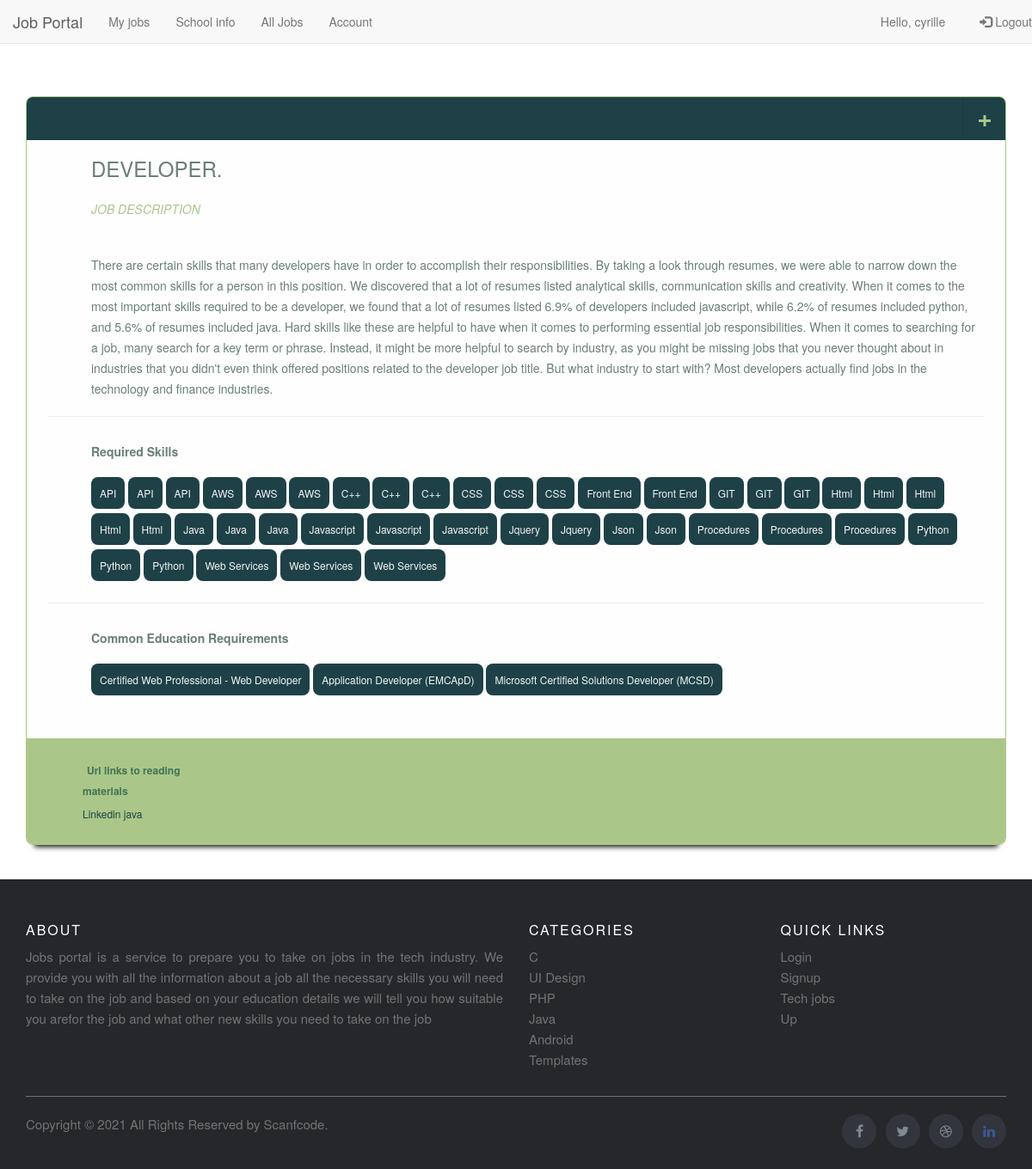
The app's page /jobinfo/developer/ (signed in) with its own data.
### account/models.py (models this page shows, shortened)
class Account(AbstractBaseUser):
    username=models.CharField( verbose_name="username" ,max_length=50 ,unique=True)
    email=models.EmailField( verbose_name="email" ,max_length=254 ,unique=True)
    date_joined=models.DateTimeField(verbose_name="date-joined", auto_now_add=True)
    last_login=models.DateTimeField(verbose_name="last-login",auto_now_add=True)
    is_admin = models.BooleanField(default=False)
    is_active = models.BooleanField(default=True)
    is_staff = models.BooleanField(default=False)
    is_superuser = models.BooleanField(default=False)
    user_password=models.CharField(max_length=50)
    user_passwordRepeat=models.CharField(max_length=50)
    USERNAME_FIELD= "email"
    REQUIRED_FIELDS=["username"]
    objects=MyaccountManager()

### job/models.py (models this page shows, shortened)
class Job(models.Model):
    job_id=models.CharField(max_length=50,null=False,blank=False,primary_key=True)
    job_name=models.CharField(max_length=50,null=False,blank=False)
    job_description=models.CharField(max_length=500,null=False,blank=False)
    job_thumnail=models.ImageField(upload_to=upload_location,default='displayjob/default/download.jpeg')
    job_average_salary=models.IntegerField()
    job_skill_id=models.ManyToManyField(Skill,through='Job_skill')
    slug=models.SlugField()
    job_education=models.JSONField()

class Job_skill(models.Model):
    inter_job_id=models.ForeignKey(Job,on_delete=models.CASCADE)
    inter_skill_id=models.ForeignKey(Skill,on_delete=models.CASCADE)
    class Meta:
        unique_together=[['inter_job_id','inter_skill_id']]

class Skill(models.Model):
    skill_id=models.CharField(max_length=25,null=False,blank=False,primary_key=True)
    skill_name=models.CharField(max_length=50,null=False,blank=False)
    skills_desc=models.CharField(max_length=50,null=False,blank=False)
    skill_type=models.CharField(max_length=50,null=False,blank=False)
    skill_material_id=models.ManyToManyField(materials_table,through='Material_skill')
    def __str__(self):
        return str(self.skill_name)

class materials_table(models.Model):
    material_id=models.CharField(max_length=50,null=False,blank=False,primary_key=True)
    material_name=models.CharField(max_length=50,null=False,blank=False)
    skill_gained=models.CharField(max_length=50,null=False,blank=False)
    material_type=models.CharField(max_length=50,null=False,blank=False)
    material_url=models.URLField(max_length=200)
    def __str__(self):
        return str(self.material_name)

### displayjob/views.py (the view)
# urls.py: path('jobinfo/<username>/',displayview.jobinfo,name='jobinfo'),
def jobinfo(request,username):
    user=request.user
    if user.is_authenticated:
        job=Job.objects.all().filter(slug=username)
        """
        sanitize the job name by removing - and adding a fullstop at the end
        """
        name=username.replace("-",' ')
        name=name+"."
        skill=Job_skill.objects.all().filter(inter_job_id__job_name=name)
        mamerials=Material_skill.objects.all().filter(inter_skills_id__skill_name='Java')
        mamerials=(materials_table.objects.all().filter(material_name=mamerials[0].inter_material_id))
        return render(request,'displayjob/html/jobinfo.html',{'username':job,'skills':skill,'name':'Job info','materials':mamerials})
    else:
        return redirect('login')

### displayjob/templates/displayjob/html/jobinfo.html (shortened to what this page needs)
{% extends 'displayjob/html/base.html' %}
{%block content%}
<div class="wrapper" style="margin-top: 14vh;width: 95%;">
    <div class="top-panel">
      <div class="right username" id="initial">+
      </div>
    </div>
      <div class="content">
        {%for job in username%}
        <div class="contact-info">
          <h1>
              {{job.job_name}}</h1>
          <h2>Job Description</h2>
          <p>{{job.job_description}}</p>
          <hr />
           <dl>
             <dt>Required Skills</dt>
             {%for skill in skills%}
            <dd>{{skill.inter_skill_id}}</dd>
            {%endfor%}
           </dl>
           <hr />
            <dl>
              <dt>Common Education Requirements</dt>
              {%for edu  in job.job_education%}
             <dd>{{edu}}</dd>
             {%endfor%}
            </dl>
        </div>
        <div class="wepa">
          <table>
            <thead>
              <th><span class="entypo-monitor"></span> Url links to reading materials</th>
            </thead>
            <tbody>
              <tr>
              <td>
              {%for material in materials%}
                <a href="{{material.material_url}}">{{material.material_name}}</a>
                {%endfor%}
                </td>
              </tr>
            </tbody>
          </table>
        </div>
      </div>
  </div>
  {%endfor%}
{%endblock%}

### displayjob/templates/displayjob/html/base.html (shortened to what this page needs)
{% load static %}
<!DOCTYPE html>
<html lang="en">
<head>
  <link rel="stylesheet" type="text/css" href="{% static 'style.css' %}" />
  <link rel="stylesheet" href="https://maxcdn.bootstrapcdn.com/bootstrap/3.3.6/css/bootstrap.min.css">
  <link rel="stylesheet" href="https://maxcdn.bootstrapcdn.com/font-awesome/4.7.0/css/font-awesome.min.css" type="text/css">
</head>
<body>
  <body>
    <nav class="navbar navbar-default navbar-fixed-top" id="top">
      <div class="container-fluid">
        <div class="navbar-header">
          <p><a href="{% url 'home' %}" class="navbar-brand">Job Portal</a></p>
        </div>
        <div class="collapse navbar-collapse" id="navopenclose">
          {% if request.user.is_authenticated %}
          <ul class="nav navbar-nav">
            <li class="dropdown">
              <a href="{% url 'login' %}">My jobs
              </a>
            </li>
            <li class="dropdown">
              <a href="{% url 'school' %}">School info
              </a>
            </li>
            <li class="dropdown">
              <a href="{% url 'alljobs' %}">All Jobs
              </a>
            </li>
            <li class="dropdown">
              <a href="{% url 'login' %}">Account
              </a>
            </li>
         </ul>
         {%endif%}
          <ul class="nav navbar-nav navbar-right">
            {% if request.user.is_authenticated %}
            <li><a>Hello, {{request.user.username}}</a></li>
            <li><a href="{% url 'logout' %}" class="navbar-right" style="margin-left: 10px;"><i class="glyphicon glyphicon-log-in"></i> Logout</a></li>
            {% else %}
            <li><a href="{% url 'login' %}" class="navbar-right"><i class="glyphicon glyphicon-log-in"></i> Login</a></li>
            <li><a href="{% url 'signup' %}"><i class="glyphicon glyphicon-user"></i> Sign UP</a></li>
            {% endif %}
          </ul>
    </nav>
    {% block content %} {%endblock%}
      <footer class="site-footer" >
        <div class="container">
          <div class="row">
            <div class="col-sm-12 col-md-6">
              <h6>About</h6>
              <p class="text-justify">Jobs portal is a service to prepare you to take on jobs in the tech industry. We provide you with all the information about a job all the necessary skills you will need to take on the job and based on your education details we will tell you how suitable you arefor the job and what other new skills you need to take on the job</p>
            </div>
            <div class="col-xs-6 col-md-3">
              <h6>Categories</h6>
              <ul class="footer-links">
                <li><a href="http://scanfcode.com/category/c-language/">C</a></li>
                <li><a href="http://scanfcode.com/category/front-end-development/">UI Design</a></li>
                <li><a href="http://scanfcode.com/category/back-end-development/">PHP</a></li>
                <li><a href="http://scanfcode.com/category/java-programming-language/">Java</a></li>
                <li><a href="http://scanfcode.com/category/android/">Android</a></li>
                <li><a href="http://scanfcode.com/category/templates/">Templates</a></li>
              </ul>
            </div>
            <div class="col-xs-6 col-md-3">
              <h6>Quick Links</h6>
              <ul class="footer-links">
                <li><a href="{% url 'login'%}">Login</a></li>
                <li><a href="{% url 'signup'%}">Signup</a></li>
                <li><a href="{% url 'login'%}">Tech jobs</a></li>
                <li><a href="#top">Up</a></li>
              </ul>
            </div>
          </div>
          <hr>
        </div>
        <div class="container">
          <div class="row">
            <div class="col-md-8 col-sm-6 col-xs-12">
              <p class="copyright-text">Copyright &copy; <script>document.write(new Date().getFullYear())</script>  All Rights Reserved by
           <a href="#">Scanfcode</a>.
              </p>
            </div>
            <div class="col-md-4 col-sm-6 col-xs-12">
              <ul class="social-icons">
                <li><a class="facebook" href="#"><i class="fa fa-facebook"></i></a></li>
                <li><a class="twitter" href="#"><i class="fa fa-twitter"></i></a></li>
                <li><a class="dribbble" href="#"><i class="fa fa-dribbble"></i></a></li>
                <li><a class="linkedin" href="#"><i class="fa fa-linkedin"></i></a></li>
              </ul>
            </div>
          </div>
        </div>
  </footer>
  </body>
</body>
</html>

### static/style.css (style rules this page uses)
* { margin: 0; padding: 0; }
h2 { color: black; }
.fa-linkedin { color:#3b5998; }
.site-footer { background-color:#26272b; padding:45px 0 20px; font-size:15px; line-height:24px; color:#737373; width: 100%; }
.site-footer hr { border-top-color:#bbb; opacity:0.5 }
.site-footer h6 { color:#fff; font-size:16px; text-transform:uppercase; margin-top:5px; letter-spacing:2px }
.site-footer a { color:#737373; }
.footer-links { padding-left:0; list-style:none }
.footer-links li { display:block }
.footer-links a { color:#737373 }
.site-footer .social-icons { text-align:right }
.site-footer .social-icons a { width:40px; height:40px; line-height:40px; margin-left:6px; margin-right:0; border-radius:100%; background-color:#33353d }
.copyright-text { margin:0 }
.social-icons { padding-left:0; margin-bottom:0; list-style:none }
.social-icons li { display:inline-block; margin-bottom:4px }
.social-icons a { background-color:#eceeef; color:#818a91; font-size:16px; display:inline-block; line-height:44px; width:44px; height:44px; text-align:center; margin-right:8px; border-radius:100%; -webkit-transition:all .2s linear; -o-transition:all .2s linear; transition:all .2s linear }
.wrapper { position: relative; overflow: hidden; margin: 40px auto; padding: 0; width: 640px; background-color: #FEFEFE; border: 1px solid #AAC789; -webkit-border-radius: 8px; -moz-border-radius: 8px; border-radius: 8px; -webkit-box-shadow: 0 12px 6px -10px black; -moz-box-shadow: 0 12px 6px -10px black; box-shadow: 0 12px 6px -10px black; }
.wrapper .top-panel { width: 100%; height: 50px; background-color: #1E4147; }
.wrapper .username { overflow: hidden; position: absolute; top: 0; right: 0; height: 48px; width: 50px; text-align: center; line-height: 46px; font-size: 30px; font-weight: 700; color: #AAC789; border-left: solid 2px #1c3e43; cursor: pointer; }
.content { color: #6a7f75; font-weight: 400; }
.contact-info { margin-bottom: 0px; padding: 0 25px 25px; }
.contact-info h1 { display: block; width: 100%; padding-left: 50px; font-size: 24px; text-transform: uppercase; }
.contact-info h2 { display: block; width: 100%; padding: 7px 0 14px 50px; font-size: 14px; color: #AAC789; text-transform: uppercase; font-style: italic; }
.contact-info p { padding: 20px 0 0 50px; margin: 0; line-height: 24px; font-size: 14px; font-weight: 300; }
.contact-info dl { padding: 10px 0 0 50px; }
.contact-info dl dt { margin-bottom: 20px; font-weight: 600; }
.contact-info dl dd { display: inline-table; width: auto; font-size: 12px; padding: 10px; margin-bottom: 5px; text-align: center; background-color: #1E4147; color: #F3F5F4; cursor: pointer; -webkit-border-radius: 8px; -moz-border-radius: 8px; border-radius: 8px; }
.wepa { padding: 25px; background-color: #AAC789; }
.wepa table { margin-left: 40px; font-size: 12px; color: #437356; }
.wepa table thead th { padding-bottom: 5px; line-height: 24px; width: 160px; text-align: left; font-weight: 600; }
.wepa table tr td { line-height: 20px; }
.wepa .entypo-lock, .wepa .entypo-monitor, .wepa .entypo-mail, .wepa .entypo-mobile, .wepa .entypo-map, .wepa .entypo-user-add { padding-right: 5px; font-size: 12px; color: #437356; }
.wepa table tr td a { text-decoration: none; color: #1E4147; }

### records on screen
Account: user.username "cyrille"
Job: job_name "DEVELOPER.", job_description "There are certain skills that many developers have in order to accomplish their responsibilities. By taking a look through resumes, we were able to narrow down the most common skills for a person in this position. We discovered that a lot of resumes listed analytical skills, communication skills and creativity. When it comes to the most important skills required to be a developer, we found that a lot of resumes listed 6.9% of developers included javascript, while 6.2% of resumes included python, and 5.6% of resumes included java. Hard skills like these are helpful to have when it comes to performing essential job responsibilities. When it comes to searching for a job, many search for a key…", job_education "Certified Web Professional - Web Developer" "Application Developer (EMCApD)" "Microsoft Certified Solutions Developer (MCSD)"
Job_skill: inter_skill_id "API"
Job_skill: inter_skill_id "API"
Job_skill: inter_skill_id "API"
Job_skill: inter_skill_id "AWS"
Job_skill: inter_skill_id "AWS"
Job_skill: inter_skill_id "AWS"
Job_skill: inter_skill_id "C++"
Job_skill: inter_skill_id "C++"
Job_skill: inter_skill_id "C++"
Job_skill: inter_skill_id "CSS"
Job_skill: inter_skill_id "CSS"
Job_skill: inter_skill_id "CSS"
Job_skill: inter_skill_id "Front End"
Job_skill: inter_skill_id "Front End"
Job_skill: inter_skill_id "GIT"
Job_skill: inter_skill_id "GIT"
Job_skill: inter_skill_id "GIT"
Job_skill: inter_skill_id "Html"
Job_skill: inter_skill_id "Html"
Job_skill: inter_skill_id "Html"
Job_skill: inter_skill_id "Html"
Job_skill: inter_skill_id "Html"
Job_skill: inter_skill_id "Java"
Job_skill: inter_skill_id "Java"
Job_skill: inter_skill_id "Java"
Job_skill: inter_skill_id "Javascript"
Job_skill: inter_skill_id "Javascript"
Job_skill: inter_skill_id "Javascript"
Job_skill: inter_skill_id "Jquery"
Job_skill: inter_skill_id "Jquery"
Job_skill: inter_skill_id "Json"
Job_skill: inter_skill_id "Json"
Job_skill: inter_skill_id "Procedures"
Job_skill: inter_skill_id "Procedures"
Job_skill: inter_skill_id "Procedures"
Job_skill: inter_skill_id "Python"
Job_skill: inter_skill_id "Python"
Job_skill: inter_skill_id "Python"
Job_skill: inter_skill_id "Web Services"
Job_skill: inter_skill_id "Web Services"
Job_skill: inter_skill_id "Web Services"
materials_table: material_name "Linkedin java"
